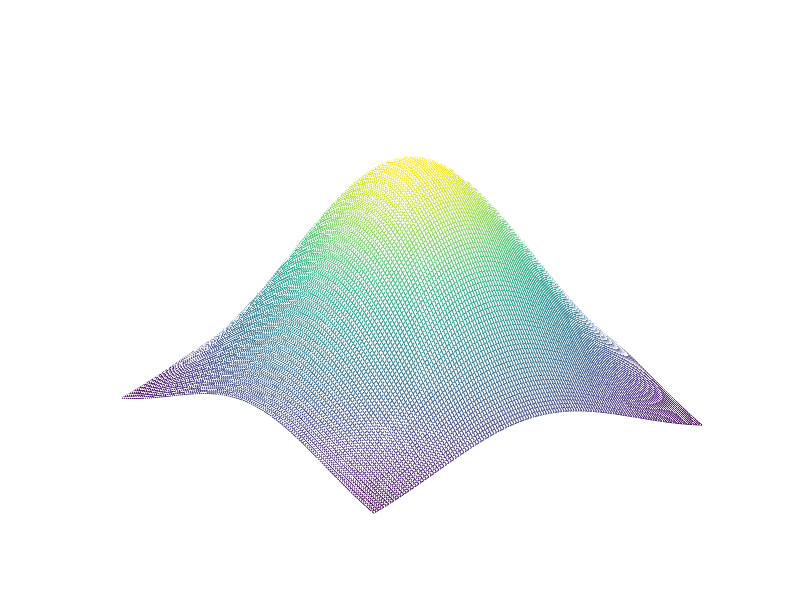

MATLAB code for this plot: (Note: this script raises an error after producing the figure.)
close all;
output_sigma = 40;
sz = [132 132];
[rs, cs] = ndgrid((1:sz(1)) - floor(sz(1)/2), (1:sz(2)) - floor(sz(2)/2));
y = exp(-0.5 * (((rs.^2 + cs.^2) / output_sigma^2)));
mesh(y);
axis off;
% saveas(gca, 'analysis_tracking/gass.jpg');

% cs = cs - 20;
% y = exp(-0.5 * (((rs.^2 + cs.^2) / output_sigma^2)));
% rdm = rand(132, 132);
% figure;mesh(y .* rdm);
% axis off;
% saveas(gca, 'analysis_tracking/gass2.jpg');

img = imread('analysis_tracking/img.png');
spec_img=zeros(132,132,3);
img_temp=rgb2gray(img);
for i=2:132-1
    for j=2:132-1
        spec_img(i,j,:)=double(img(i-1,j-1,:))-double(img(i+1,j+1,:))+128;
    end
end
spec_img = imnoise(spec_img/255);
imshow(spec_img(:,:,1) .* y);figure
spec_img = cos(spec_img)*0.9;
imshow(spec_img(:,:,1) .* y);
saveas(gca, 'analysis_tracking/filter.jpg');
